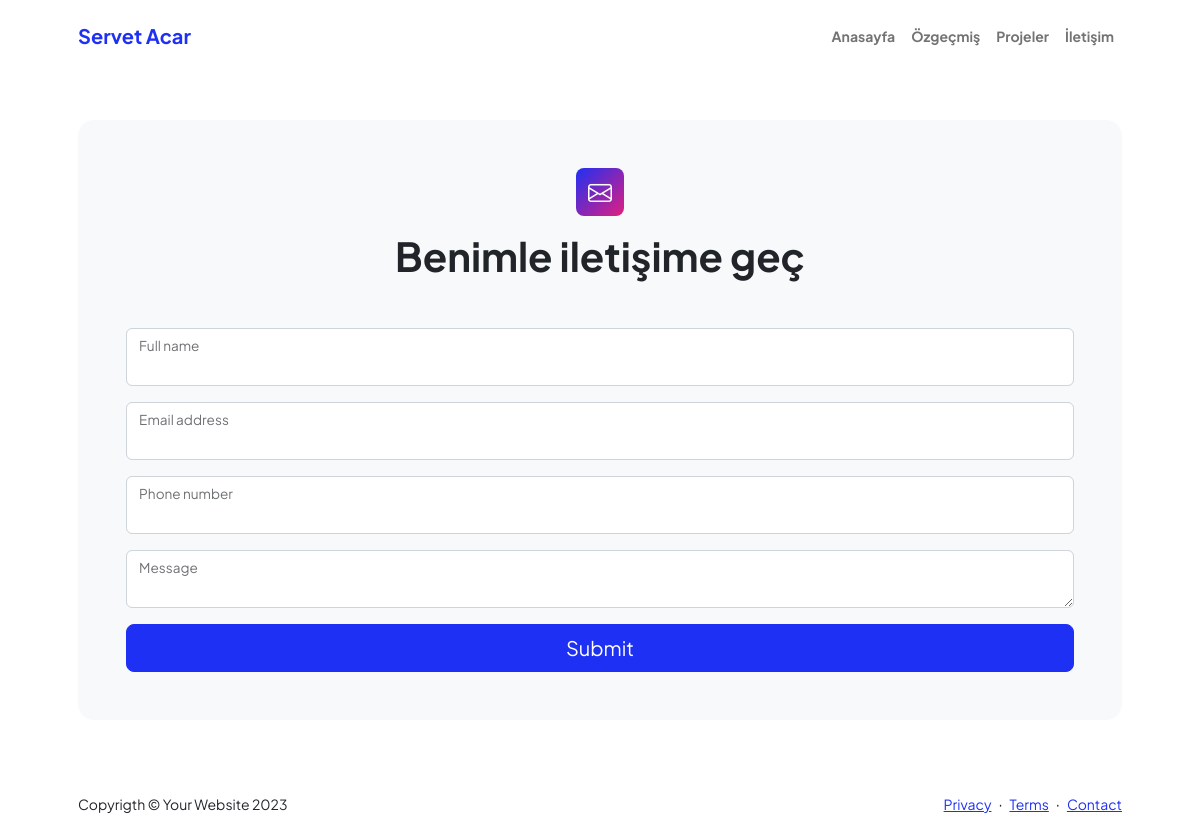
Screenshot of /iletisim with the database file from the repository.
### base/models.py (models this page shows)
class Navbar(models.Model):
    title = models.CharField(max_length=500, null=True, blank=True)
    home = models.CharField(max_length=500, null=True, blank=True)
    resume = models.CharField(max_length=500, null=True, blank=True)
    projects = models.CharField(max_length=500, null=True, blank=True)
    contact = models.CharField(max_length=500, null=True, blank=True)
    class Meta:
        verbose_name = ("Navbar")
        verbose_name_plural = ("Navbardaki Başlıkların İsimleri")

class ContactName(models.Model):
    name = models.TextField(null=True, blank=True)
    date = models.DateTimeField(auto_now=True)
    class Meta:
        verbose_name = ("ContactName")
        verbose_name_plural = ("İletişim sayfasının başındaki yazı")

class Footer(models.Model):
    copyright = models.CharField(max_length=400, null=True, blank=True)
    copyright_text = models.TextField(null=True, blank=True)
    privacy = models.TextField(null=True, blank=True)
    terms = models.TextField(null=True, blank=True)
    contact = models.TextField(null=True, blank=True)
    date = models.DateTimeField(auto_now=True)
    class Meta:
        verbose_name = ("Footer")
        verbose_name_plural = ("Footer")

### base/views.py (the view)
# urls.py: path('iletisim', views.contact, name='contact'),
def contact(request):
    if request.method == 'POST':
        form = ContactForm(request.POST)
        if form.is_valid():
            form.save()
            return redirect('contact')  # İletişim başarıyla gönderildiyse yönlendir
    else:
        form = ContactForm()
    navbars = Navbar.objects.first()
    mains = Main.objects.all().order_by('date')
    abouts = About.objects.all().order_by('date')
    socials = SocialMedia.objects.all().order_by('date')
    footers = Footer.objects.all().order_by('date')
    names = ContactName.objects.first()
    context = {'form': form,
               'navbars': navbars,
               'mains': mains,
               'abouts': abouts,
               'socials': socials,
               'footers': footers,
               'names': names,
               }
    return render(request, 'base/contact.html', context)

### base/forms.py
class ContactForm(forms.ModelForm):
    class Meta:
        model = Contact
        fields = ['name', 'email', 'phone', 'message']

### base/templatetags/form_tags.py (called while the page is built)
@register.filter(name='add_class')
def add_class(field, css):
    if isinstance(field, BoundField):
        return field.as_widget(attrs={"class": css})
    return field

### base/templates/base/contact.html (shortened to what this page needs)
{% extends 'main.html' %}
{% block content %}
{% load static %}
{% load form_tags %}
<section class="py-5">
    <div class="container px-5">
        <div class="bg-light rounded-4 py-5 px-4 px-md-5">
            <div class="text-center mb-5">
                <div class="feature bg-primary bg-gradient-primary-to-secondary text-white rounded-3 mb-3">
                    <i class="bi bi-envelope"></i>
                </div>
                <h1 class="fw-bolder">{{names.name}}</h1>
            </div>
            <div class="row gx-5 justify-content-center">
                <div class="col-lg-8 col-xl-6">
                    <form id="contactForm" method="POST" action="{% url 'contact' %}">
                        <div class="form-floating mb-3">
                            {{ form.name|add_class:"form-control" }}
                            <label for="{{ form.name.id_for_label }}">Full name</label>
                        </div>
                        <div class="form-floating mb-3">
                            {{ form.email|add_class:"form-control" }}
                            <label for="{{ form.email.id_for_label }}">Email address</label>
                        </div>
                        <div class="form-floating mb-3">
                            {{ form.phone|add_class:"form-control" }}
                            <label for="{{ form.phone.id_for_label }}">Phone number</label>
                        </div>
                        <div class="form-floating mb-3">
                            {{ form.message|add_class:"form-control" }}
                            <label for="{{ form.message.id_for_label }}">Message</label>
                        </div>
                        <div class="d-grid">
                            <button class="btn btn-primary btn-lg" type="submit">Submit</button>
                        </div>
                    </form>
                </div>
            </div>
        </div>
    </div>
</section>
{% endblock %}

### templates/navbar.html (shortened to what this page needs)
{% load static %}
<nav class="navbar navbar-expand-lg navbar-light bg-white py-3">
    <div class="container px-5">
        <a class="navbar-brand" href="{% url 'home' %}"><span class="fw-bolder text-primary">{{navbars.title}}</span></a>
        <div class="collapse navbar-collapse" id="navbarSupportedContent">
            <ul class="navbar-nav ms-auto mb-2 mb-lg-0 small fw-bolder">
                <li class="nav-item"><a class="nav-link" href="{% url 'home' %}">{{navbars.home}}</a></li>
                <li class="nav-item"><a class="nav-link" href="{% url 'resume' %}">{{navbars.resume}}</a></li>
                <li class="nav-item"><a class="nav-link" href="{% url 'project' %}">{{navbars.projects}}</a></li>
                <li class="nav-item"><a class="nav-link" href="{% url 'contact' %}">{{navbars.contact}}</a></li>
            </ul>
        </div>
    </div>
</nav>

### templates/footer.html
{% load static %}
<footer class="bg-white py-4 mt-auto">
    {% for footer in footers %}
    <div class="container px-5">
        <div class="row align-items-center justify-content-between flex-column flex-sm-row">
            <div class="col-auto"><div class="small m-0">{{footer.copyright}} &copy; {{footer.copyright_text}}</div></div>
            <div class="col-auto">
                <a class="small" href="{% url 'privacy' %}">{{footer.privacy}}</a>
                <span class="mx-1">&middot;</span>
                <a class="small" href="{% url 'terms' %}">{{footer.terms}}</a>
                <span class="mx-1">&middot;</span>
                <a class="small" href="{% url 'contact' %}">{{footer.contact}}</a>
            </div>
        </div>
    </div>
    {% endfor %}
</footer>

### rows the page displays
Navbar: title "Servet Acar", home "Anasayfa", resume "Özgeçmiş", projects "Projeler", contact "İletişim"
ContactName: name "Benimle iletişime geç"
Footer: copyright "Copyrigth", copyright_text "Your Website 2023", privacy "Privacy", terms "Terms", contact "Contact"
